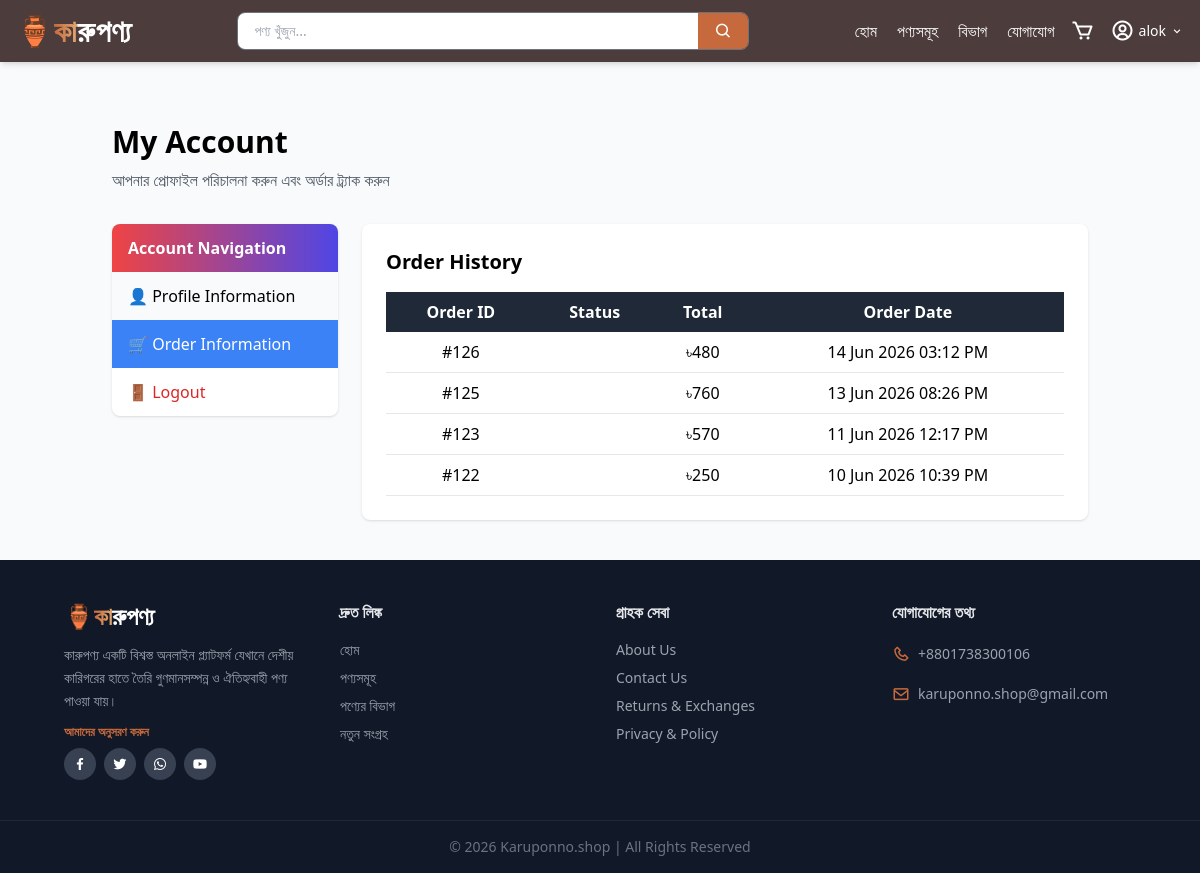
The page /profile/?tab=order (signed in) on the database as committed earlier.
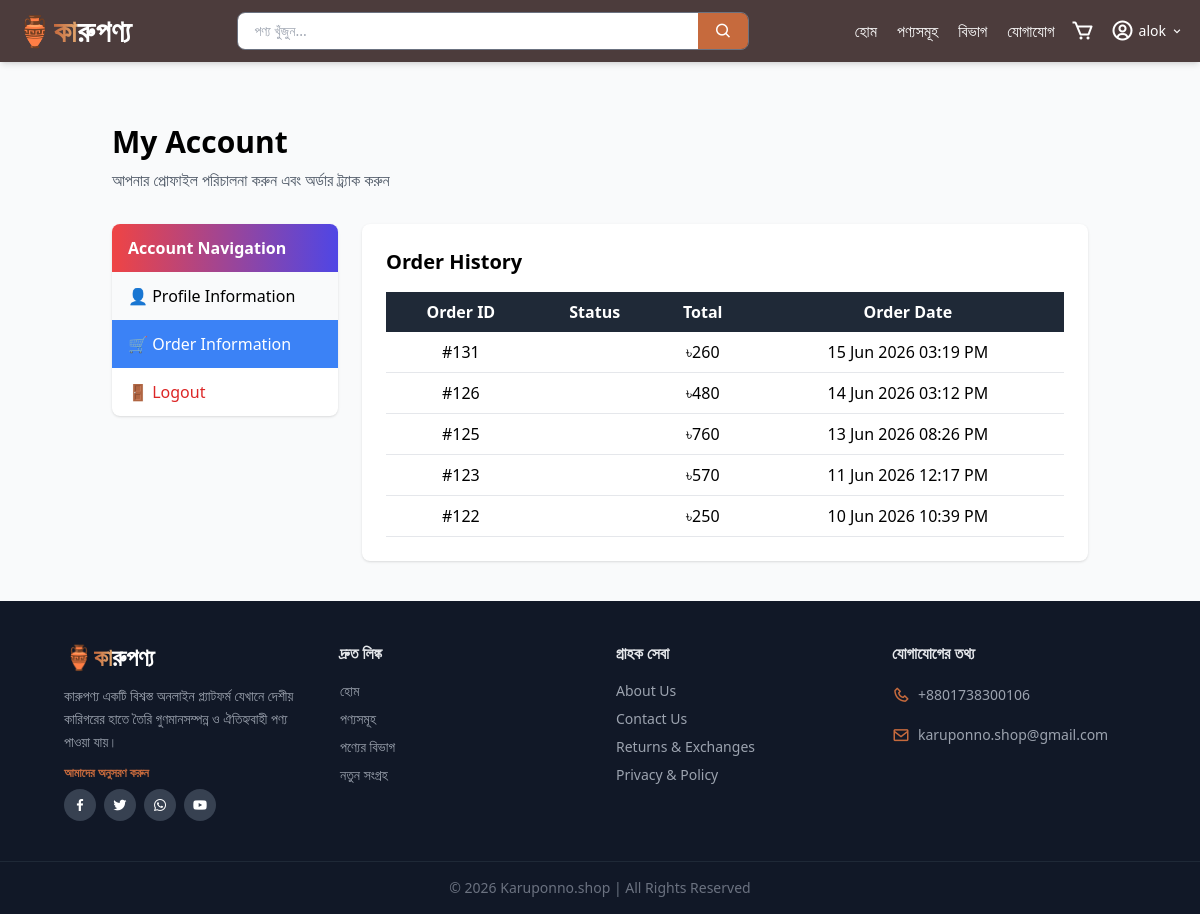
The same page on the database as committed later.
### backend/models.py (models this page shows, shortened)
class Order(models.Model):
    user=models.ForeignKey(User,on_delete=models.CASCADE, null=True, blank=True)
    order_id=models.CharField(max_length=20,blank=True,null=True)
    full_name=models.CharField(max_length=20)
    phone=models.CharField(max_length=20,blank=True)
    address=models.TextField()
    location=models.CharField(max_length=50,blank=True,null=True)
    order_total=models.IntegerField(blank=True,null=True)
    order_status=models.CharField(max_length=20,
                                  choices=(('Pending','Pending'),
                                   ('Processing','Processing'),
                                   ('Completed','Completed'),
                                   ('Cancelled','Cancelled'),
                                  ),default='Pending')
    payment_type=models.CharField(max_length=50,null=True,blank=True)
    payment_status=models.CharField(max_length=20,default="Pending")
    transection_id=models.CharField(max_length=200,null=True,blank=True)
    created_date=models.DateTimeField(auto_now_add=True)

### backend/views/home_views.py (the view)
# urls.py: path('profile/',views.profile,name='profile'),
@login_required(login_url='/login/')
def profile(request):
    tab=request.GET.get('tab')
    customer,created=Customer.objects.get_or_create(user=request.user)
    orders = Order.objects.filter(user=request.user).order_by('-created_date')
    total_orders = orders.count()
    total_spent = sum(order.order_total for order in orders)
    order_history_active=(tab=='order')
    return render(request,'shop/profile.html',{
        "customer":customer,
        "orders":orders,
        "total_orders":total_orders,
        "total_spent":total_spent,
        "order_history_active":order_history_active,
    })

### backend/context_processors.py (called while the page is built)
def cart_item_count(request):
    if request.user.is_authenticated:
        cart_items = Cart.objects.filter(user=request.user)
        total_items = sum(item.quantity for item in cart_items)
    else:
        total_items = 0
    return {'cart_item_count': total_items}

### backend/templates/shop/profile.html (shortened to what this page needs)
{% extends "base.html" %}
{% block content %}
<div class="max-w-5xl mx-auto py-10 px-6 mt-10">
    <div class="mb-8">
        <h1 class="text-3xl font-bold">My Account</h1>
        <p class="text-gray-600 mt-2">
            আপনার প্রোফাইল পরিচালনা করুন এবং অর্ডার ট্র্যাক করুন
        </p>
    </div>
    <div class="grid grid-cols-1 md:grid-cols-4 gap-6">
        <div class="md:col-span-1">
            <div class="bg-white shadow rounded-lg overflow-hidden">
                <div class="bg-gradient-to-r from-red-500 to-indigo-600 text-white px-4 py-3 font-semibold">
                    Account Navigation
                </div>
                <a href="?tab=profile"
                   class="block px-4 py-3 hover:bg-blue-100 transition
                   {% if not order_history_active %}bg-blue-500 text-white{% else %}bg-gray-50{% endif %}">
                    👤 Profile Information
                </a>
                <a href="?tab=order"
                   class="block px-4 py-3 hover:bg-blue-100 transition
                   {% if order_history_active %}bg-blue-500 text-white{% else %}bg-gray-50{% endif %}">
                    🛒 Order Information
                </a>
                <a href="/logout/"
                   class="block px-4 py-3 text-red-600 hover:bg-red-50 transition">
                    🚪 Logout
                </a>
            </div>
        </div>
        <div class="md:col-span-3">
            {% if order_history_active %}
            <div class="bg-white shadow rounded-lg p-6">
                <h2 class="text-xl font-semibold mb-4">Order History</h2>
                {% if orders %}
                <div class="overflow-x-auto">
                    <table class="w-full text-center border-collapse">
                        <thead>
                            <tr class="bg-gray-800 text-white">
                                <th class="p-2">Order ID</th>
                                <th class="p-2">Status</th>
                                <th class="p-2">Total</th>
                                <th class="p-2">Order Date</th>
                            </tr>
                        </thead>
                        <tbody>
                            {% for order in orders %}
                            <tr class="border-b">
                                <td class="p-2">#{{ order.id }}</td>
                                <td class="p-2">
                                </td>
                                <td class="p-2">৳{{ order.order_total }}</td>
                                <td class="p-2">{{ order.created_date|date:"d M Y h:i A" }}</td>
                            </tr>
                            {% endfor %}
                        </tbody>
                    </table>
                </div>
                {% else %}
                <p class="text-gray-500">You have not placed any orders yet.</p>
                {% endif %}
            </div>
            {% endif %}
        </div>
    </div>
</div>
{% endblock %}

### backend/templates/base.html (shortened to what this page needs)
{% load static %}
<!doctype html>
<html lang="en">
<head>
    <script src="https://cdn.tailwindcss.com"></script>
    <link href='https://unpkg.com/boxicons@2.1.4/css/boxicons.min.css' rel='stylesheet'>
</head>
<body class="flex flex-col min-h-screen bg-gray-50">
    <header>
        <nav class="bg-[#4C3C3C] text-white shadow-md fixed top-0 left-0 w-full z-50">
            <div class="max-w-7xl mx-auto px-4 py-3 flex items-center justify-between gap-4">
                <a href="{% url 'backend:home' %}" class="shrink-0">
                    <span class="font-extrabold text-2xl md:text-3xl tracking-wide">
                        🏺<span class="bg-gradient-to-r from-[#C66A3D] to-[#E2A76F] bg-clip-text text-transparent">কা</span><span class="text-white">রুপণ্য</span>
                    </span>
                </a>
                <form action="{% url 'backend:product_list' %}" method="GET"
                    class="hidden md:flex flex-1 max-w-lg">
                    <div class="flex w-full rounded-lg overflow-hidden border border-gray-500">
                        <input type="text" name="q" value="{{ request.GET.q }}"
                            placeholder="পণ্য খুঁজুন..."
                            class="w-full px-4 py-2 text-sm text-black outline-none" />
                        <button type="submit"
                            class="bg-[#C66A3D] hover:bg-[#a8532c] px-4 text-white transition">
                            <i class='bx bx-search text-lg'></i>
                        </button>
                    </div>
                </form>
                <div class="flex items-center gap-4">
                    <div class="hidden md:flex items-center gap-5 text-md font-medium">
                        <a href="/" class="hover:text-[#C66A3D] transition">হোম</a>
                        <a href="{% url 'backend:product_list' %}" class="hover:text-[#C66A3D] transition">পণ্যসমূহ</a>
                        <a href="{% url 'backend:category' %}" class="hover:text-[#C66A3D] transition">বিভাগ</a>
                        <a href="{% url 'backend:contact' %}" class="hover:text-[#C66A3D] transition">যোগাযোগ</a>
                    </div>
                    {% if user.is_authenticated %}
                    <a href="{% url 'backend:cart_list' %}" class="relative hover:text-[#C66A3D] transition">
                        <i class='bx bx-cart text-2xl'></i>
                    </a>
                    {% endif %}
                    {% if user.is_authenticated %}
                    <div class="relative group">
                        <button class="flex items-center gap-1 hover:text-[#C66A3D] transition text-sm">
                            <i class='bx bx-user-circle text-2xl'></i>
                            <span class="hidden md:block">{{ user.username }}</span>
                            <i class='bx bx-chevron-down hidden md:block'></i>
                        </button>
                    </div>
                    {% endif %}
                </div>
            </div>
        </nav>
    </header>
    <main class="flex-1 mt-11 ">
        {% block content %}{% endblock %}
    </main>
    <footer class="bg-gray-900 text-white mt-auto">
        <div class="max-w-7xl mx-auto px-4 md:px-8 lg:px-16 py-10 grid grid-cols-2 lg:grid-cols-4 gap-8">
            <div class="col-span-2 lg:col-span-1">
                <span class="font-extrabold text-2xl">
                    🏺<span class="bg-gradient-to-r from-[#C66A3D] to-[#E2A76F] bg-clip-text text-transparent">কা</span><span class="text-white">রুপণ্য</span>
                </span>
                <p class="mt-3 text-sm text-gray-400 leading-relaxed">কারুপণ্য একটি বিশ্বস্ত অনলাইন প্ল্যাটফর্ম যেখানে দেশীয় কারিগরের হাতে তৈরি গুণমানসম্পন্ন ও ঐতিহ্যবাহী পণ্য পাওয়া যায়।</p>
                <p class="text-xs text-[#C66A3D] font-semibold mt-3 mb-2">আমাদের অনুসরণ করুন</p>
                <div class="flex gap-2">
                    <a href="https://www.facebook.com/share/1Fakjm2nTc/"
                        class="w-8 h-8 flex items-center justify-center rounded-full bg-gray-700 hover:bg-blue-600 transition">
                        <i class='bx bxl-facebook'></i>
                    </a>
                    <a href="#" class="w-8 h-8 flex items-center justify-center rounded-full bg-gray-700 hover:bg-sky-500 transition">
                        <i class='bx bxl-twitter'></i>
                    </a>
                    <a href="https://wa.me/8801939463585?text=Hello!%20I%20want%20to%20order" class="w-8 h-8 flex items-center justify-center rounded-full bg-gray-700 hover:bg-green-500 transition">
                        <i class='bx bxl-whatsapp'></i>
                    </a>
                    <a href="#" class="w-8 h-8 flex items-center justify-center rounded-full bg-gray-700 hover:bg-red-600 transition">
                        <i class='bx bxl-youtube'></i>
                    </a>
                </div>
            </div>
            <div>
                <h6 class="font-semibold mb-4 text-gray-200">দ্রুত লিঙ্ক</h6>
                <ul class="space-y-2 text-sm">
                    <li><a href="/" class="text-gray-400 hover:text-[#C66A3D] transition">হোম</a></li>
                    <li><a href="{% url 'backend:product_list' %}" class="text-gray-400 hover:text-[#C66A3D] transition">পণ্যসমূহ</a></li>
                    <li><a href="{% url 'backend:category' %}" class="text-gray-400 hover:text-[#C66A3D] transition">পণ্যের বিভাগ</a></li>
                    <li><a href="{% url 'backend:new_arrival' %}" class="text-gray-400 hover:text-[#C66A3D] transition">নতুন সংগ্রহ</a></li>
                </ul>
            </div>
            <div>
                <h6 class="font-semibold mb-4 text-gray-200">গ্রাহক সেবা</h6>
                <ul class="space-y-2 text-sm">
                    <li><a href="{% url 'backend:about' %}" class="text-gray-400 hover:text-[#C66A3D] transition">About Us</a></li>
                    <li><a href="{% url 'backend:contact' %}" class="text-gray-400 hover:text-[#C66A3D] transition">Contact Us</a></li>
                    <li><a href="{% url 'backend:returns' %}" class="text-gray-400 hover:text-[#C66A3D] transition">Returns & Exchanges</a></li>
                    <li><a href="{% url 'backend:about' %}" class="text-gray-400 hover:text-[#C66A3D] transition">Privacy & Policy</a></li>
                </ul>
            </div>
            <div>
                <h6 class="font-semibold mb-4 text-gray-200">যোগাযোগের তথ্য</h6>
                <ul class="space-y-3 text-sm text-gray-400">
                    <li class="flex items-center gap-2">
                        <i class='bx bx-phone text-[#C66A3D] text-lg'></i> +8801738300106
                    </li>
                    <li class="flex items-center gap-2">
                        <i class='bx bx-envelope text-[#C66A3D] text-lg'></i> karuponno.shop@gmail.com
                    </li>
                </ul>
            </div>
        </div>
        <div class="text-center border-t border-gray-800 py-4 text-sm text-gray-500">
            © 2026 Karuponno.shop | All Rights Reserved
        </div>
    </footer>
</body>
</html>

Rows that differ between the two databases and show on the page:
added Order: id "131", order_total "260", created_date "15 Jun 2026 03:19 PM"
